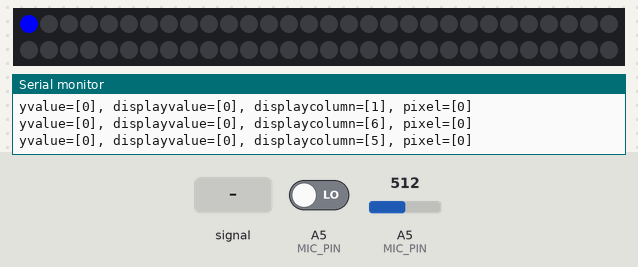
Bench run of a sketch on a simulated Arduino Uno, built with avr-gcc and run on an emulated ATmega328P. Parts: 60 RGB LEDs in strip order, left to right, continuing on the next row, the last lines printed to the serial monitor. The inputs (shaded band) are chosen by the test bench; at power-on: A5 (MIC_PIN) = 512, A5 (MIC_PIN) LOW.

Above: at 4.2 s.
4.3 s: A5 (MIC_PIN) fed a 200 Hz sine of ±81 counts around its level
At 5.1 s:
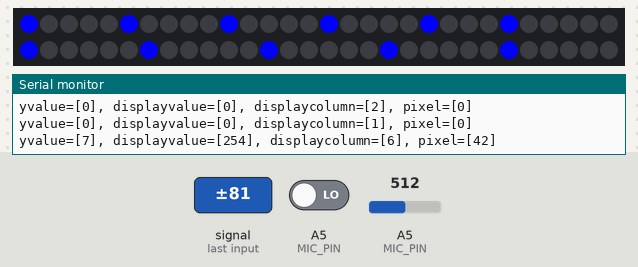
5.8 s: A5 (MIC_PIN) set to 900
7.4 s: A5 (MIC_PIN) set to 716
8.9 s: A5 (MIC_PIN) fed a 1000 Hz sine of ±255 counts around its level
At 9.7 s:
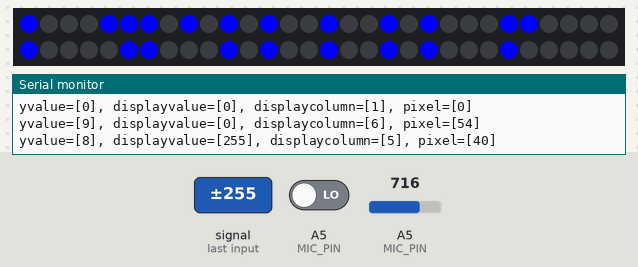
Timing chart, 0 to 11.9 s (numbered marks = the images above; inputs shaded):
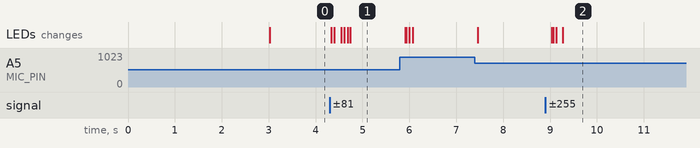

Measured:
- after the input at 4.3 s, the LEDs: first change at once (image 1 shows a later state)
- after the input at 8.9 s, the LEDs: first change after 0.14 s (image 2 shows a later state)

The sketch:

My_Matrix_fft.ino
```cpp
// (licence header left out)
#include <arduinoFFT.h>
#include <Adafruit_NeoPixel.h>

#define N_PIXELS  60                         // Number of pixels in strand
#define N_PIXELS_HALF (N_PIXELS/2)           // Half off the Pixels - center
#define MIC_PIN   A5                         // Microphone is attached to this analog pin
#define BTN_PIN   A5                         // Microphone is attached to this analog pin
#define LED_PIN    6                         // NeoPixel LED strand is connected to this pin
#define SAMPLES 16            //Must be a power of 2
//#define DATA_PIN  6  // Data pin to communicate with display
#define  xres 6      // Total number of  columns in the display, must be <= SAMPLES/2
#define  yres 10       // Total number of  rows in the display


int MY_ARRAY[]={0, 128, 192, 224, 240, 248, 252, 254, 255}; // default = standard pattern
int MY_MODE_1[]={0, 128, 192, 224, 240, 248, 252, 254, 255}; // standard pattern
int MY_MODE_2[]={0, 128, 64, 32, 16, 8, 4, 2, 1}; // only peak pattern
int MY_MODE_3[]={0, 128, 192, 160, 144, 136, 132, 130, 129}; // only peak +  bottom point
int MY_MODE_4[]={0, 128, 192, 160, 208, 232, 244, 250, 253}; // one gap in the top , 3rd light onwards
int MY_MODE_5[]={0, 1, 3, 7, 15, 31, 63, 127, 255}; // standard pattern, mirrored vertically


double vReal[SAMPLES];
double vImag[SAMPLES];
char data_avgs[xres];

int yvalue;
int displaycolumn , displayvalue;
int peaks[xres];
const int buttonPin = BTN_PIN;    // the number of the pushbutton pin
int state = HIGH;             // the current reading from the input pin
int previousState = LOW;   // the previous reading from the input pin
int displaymode = 1;
unsigned long lastDebounceTime = 0;  // the last time the output pin was toggled
unsigned long debounceDelay = 50;    // the debounce time; increase if the output flickers

unsigned int pixel = 0;

arduinoFFT FFT = arduinoFFT();                                    // FFT object
Adafruit_NeoPixel strip = Adafruit_NeoPixel(N_PIXELS, LED_PIN, NEO_GRB + NEO_KHZ800);

char buffer[255];

void setup() {

    analogReference(EXTERNAL);            // set aref to external

    ADCSRA = 0b11100101;      // set ADC to free running mode and set pre-scalar to 32 (0xe5)
    ADMUX = 0b00000101;       // use pin A0 and external voltage reference
//    pinMode(buttonPin, INPUT);
//    mx.begin();           // initialize display
    strip.begin();
    strip.show();

  Serial.begin(57600);
  delay(3000);
}

void loop() {
   // ++ Sampling
   for(int i=0; i<SAMPLES; i++)
    {
      while(!(ADCSRA & 0x10));        // wait for ADC to complete current conversion ie ADIF bit set
      ADCSRA = 0b11110101 ;               // clear ADIF bit so that ADC can do next operation (0xf5)
      int value = ADC - 512 ;                 // Read from ADC and subtract DC offset caused value
      vReal[i]= value/8;                      // Copy to bins after compressing
      vImag[i] = 0;
    }
    // -- Sampling


    // ++ FFT
    FFT.Windowing(vReal, SAMPLES, FFT_WIN_TYP_HAMMING, FFT_FORWARD);
    FFT.Compute(vReal, vImag, SAMPLES, FFT_FORWARD);
    FFT.ComplexToMagnitude(vReal, vImag, SAMPLES);
    // -- FFT


    // ++ re-arrange FFT result to match with no. of columns on display ( xres )
    int step = (SAMPLES/2)/xres;
    int c=0;
    for(int i=0; i<(SAMPLES/2); i+=step)
    {
      data_avgs[c] = 0;
      for (int k=0 ; k< step ; k++) {
          data_avgs[c] = data_avgs[c] + vReal[i+k];
      }
      data_avgs[c] = data_avgs[c]/step;
      c++;
    }
    // -- re-arrange FFT result to match with no. of columns on display ( xres )


    // ++ send to display according measured value
    for(int i=0; i<xres; i++)
    {
      data_avgs[i] = constrain(data_avgs[i],0,80);            // set max & min values for buckets
      data_avgs[i] = map(data_avgs[i], 0, 80, 0, yres);        // remap averaged values to yres
      yvalue=data_avgs[i];

      peaks[i] = peaks[i]-1;    // decay by one light
      if (yvalue > peaks[i])
          peaks[i] = yvalue ;
      yvalue = peaks[i];
      displayvalue=MY_ARRAY[yvalue];
      displaycolumn=xres-i;
      pixel = displaycolumn * yvalue;
      sprintf(buffer,"yvalue=[%d], displayvalue=[%d], displaycolumn=[%d], pixel=[%d]", yvalue,displayvalue,displaycolumn, pixel);
      Serial.println(buffer);

      strip.setPixelColor(pixel,0,0,255);
      strip.show();
//      mx.setColumn(displaycolumn, displayvalue);              // for left to right
     }
     // -- send to display according measured value

    displayModeChange ();         // check if button pressed to change display mode
}

void displayModeChange() {
  int reading = digitalRead(buttonPin);
  if (reading == HIGH && previousState == LOW && millis() - lastDebounceTime > debounceDelay) // works only when pressed

  {

   switch (displaymode) {
    case 1:    //       move from mode 1 to 2
      displaymode = 2;
      for (int i=0 ; i<=8 ; i++ ) {
        MY_ARRAY[i]=MY_MODE_2[i];
      }
      break;
    case 2:    //       move from mode 2 to 3
      displaymode = 3;
      for (int i=0 ; i<=8 ; i++ ) {
        MY_ARRAY[i]=MY_MODE_3[i];
      }
      break;
    case 3:    //     move from mode 3 to 4
      displaymode = 4;
      for (int i=0 ; i<=8 ; i++ ) {
        MY_ARRAY[i]=MY_MODE_4[i];
      }
      break;
    case 4:    //     move from mode 4 to 5
      displaymode = 5;
      for (int i=0 ; i<=8 ; i++ ) {
        MY_ARRAY[i]=MY_MODE_5[i];
      }
      break;
    case 5:    //      move from mode 5 to 1
      displaymode = 1;
      for (int i=0 ; i<=8 ; i++ ) {
        MY_ARRAY[i]=MY_MODE_1[i];
      }
      break;
  }

    lastDebounceTime = millis();
  }
  previousState = reading;
}
```
